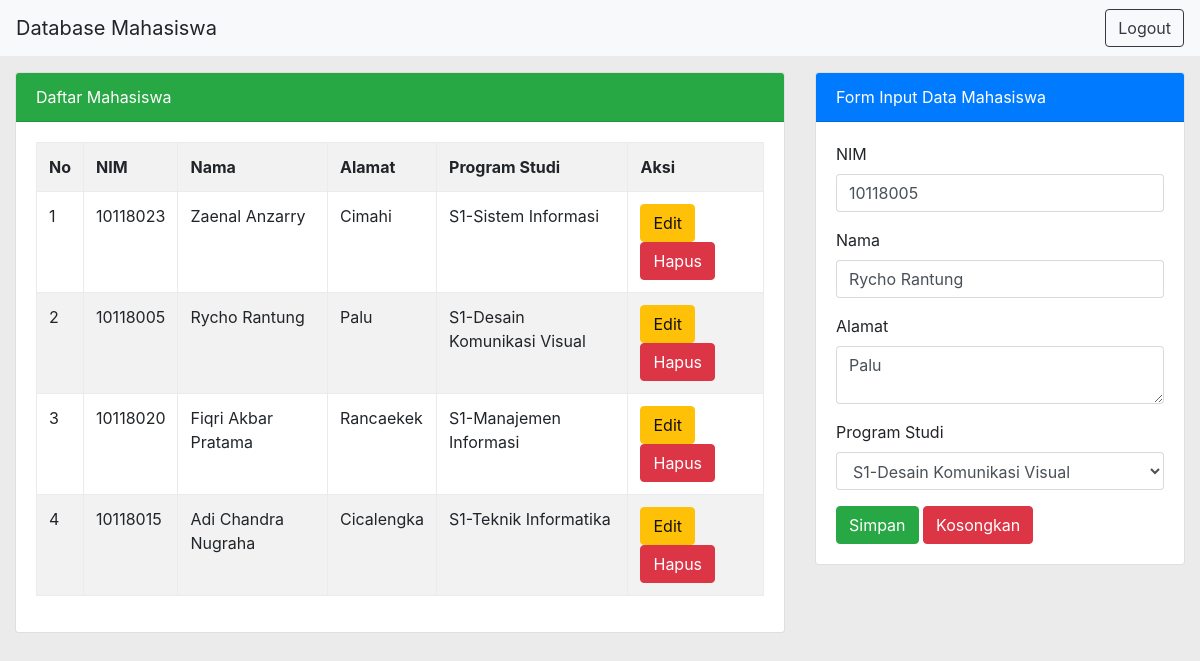
The app's page /pages/main.php?hal=edit&id=3 with its own data.
### tables this page shows
CREATE TABLE `tmhs` (
  `id_mhs` int(11) NOT NULL AUTO_INCREMENT,
  `nim` varchar(8) NOT NULL,
  `nama` varchar(100) NOT NULL,
  `alamat` varchar(128) NOT NULL,
  `program_studi` varchar(50) NOT NULL,
  PRIMARY KEY (`id_mhs`)
);

### pages/main.php (the view, shortened to what this page needs)
<?php
include '../connect/koneksi.php';
if (isset($_GET['hal']))
{
	if ($_GET['hal'] == "edit")
	{
		$tampil = mysqli_query($koneksi, "select * from tmhs where id_mhs = '$_GET[id]'");
		$data = mysqli_fetch_array($tampil);
		if ($data) {
			$vnim = $data['nim'];
			$vnama = $data['nama'];
			$vnalamat = $data['alamat'];
			$vprodi = $data['program_studi'];
		}
	}
}
?>
<!DOCTYPE html>
<html>
<head>
	<link rel="stylesheet" type="text/css" href="../vendor/bootstrap/css/bootstrap.css">
</head>
<body>
	<nav class="navbar navbar-light bg-light">
		<a class="navbar-brand">Database Mahasiswa</a>
		<a href="../pages/logout.php"><button type="button" class="btn btn-outline-dark">Logout</button></a>
	</nav>
	<div class="container-fluid">
		<div class="row">
			<div class="col-8">
				<div class="card mt-3">
					<div class="card-header bg-success text-white">
						Daftar Mahasiswa
					</div>
					<div class="card-body">
						<table class="table table-bordered table-striped">
							<tr>
								<th>No</th>
								<th>NIM</th>
								<th>Nama</th>
								<th>Alamat</th>
								<th>Program Studi</th>
								<th>Aksi</th>
							</tr>
							<?php
							$no = 1;
							$tampil = mysqli_query($koneksi, "select * FROM tmhs order by id_mhs desc");
							while ($data = mysqli_fetch_array($tampil)) :
								?>
								<tr>
									<td><?=$no++;?></td>
									<td><?=$data['nim']?></td>
									<td><?=$data['nama']?></td>
									<td><?=$data['alamat']?></td>
									<td><?=$data['program_studi']?></td>
									<td>
										<a href="main.php?hal=edit&id=<?=$data['id_mhs']?>" class="btn btn-warning">Edit</a>
										<a href="main.php?hal=hapus&id=<?=$data['id_mhs']?>" onclick="return confirm('Apakah yakin ingin menghapus data ini ?')" class="btn btn-danger">Hapus</a>
									</td>
								</tr>
							<?php endwhile; ?>
						</table>
					</div>
				</div>
			</div>
			<div class="col-4">
				<div class="card mt-3">
					<div class="card-header bg-primary text-white">
						Form Input Data Mahasiswa
					</div>
					<div class="card-body">
						<form method="post" action="">
							<div class="form-group">
								<label>NIM</label>
								<input type="text" name="tnim" value="<?=@$vnim?>" class="form-control" placeholder="Masukan NIM" required>
							</div>
							<div class="form-group">
								<label>Nama</label>
								<input type="text" name="tnama" value="<?=@$vnama?>" class="form-control" placeholder="Masukan Nama" required>
							</div>
							<div class="form-group">
								<label>Alamat</label>
								<textarea name="talamat" class="form-control" placeholder="Masukan Alamat" required><?=@$vnalamat?></textarea>
							</div>
							<div class="form-group">
								<label>Program Studi</label>
								<select class="form-control" name="tprodi">
									<option value="<?=@$vprodi?>"><?=@$vprodi?></option>
								</select>
							</div>
							<button type="sumbit" class="btn btn-success" name="bsimpan">Simpan</button>
							<button type="reset" class="btn btn-danger" name="breset">Kosongkan</button>
						</form>
					</div>
				</div>
			</div>
		</div>
	</div>
</body>
</html>

### records on screen
tmhs: nim "10118023", nama "Zaenal Anzarry", alamat "Cimahi", program_studi "S1-Sistem Informasi"
tmhs: nim "10118005", nama "Rycho Rantung", alamat "Palu", program_studi "S1-Desain Komunikasi Visual", tnim "10118005", tnama "Rycho Rantung", talamat "Palu", tprodi "S1-Desain Komunikasi Visual"
tmhs: nim "10118020", nama "Fiqri Akbar Pratama", alamat "Rancaekek", program_studi "S1-Manajemen Informasi"
tmhs: nim "10118015", nama "Adi Chandra Nugraha", alamat "Cicalengka", program_studi "S1-Teknik Informatika"
